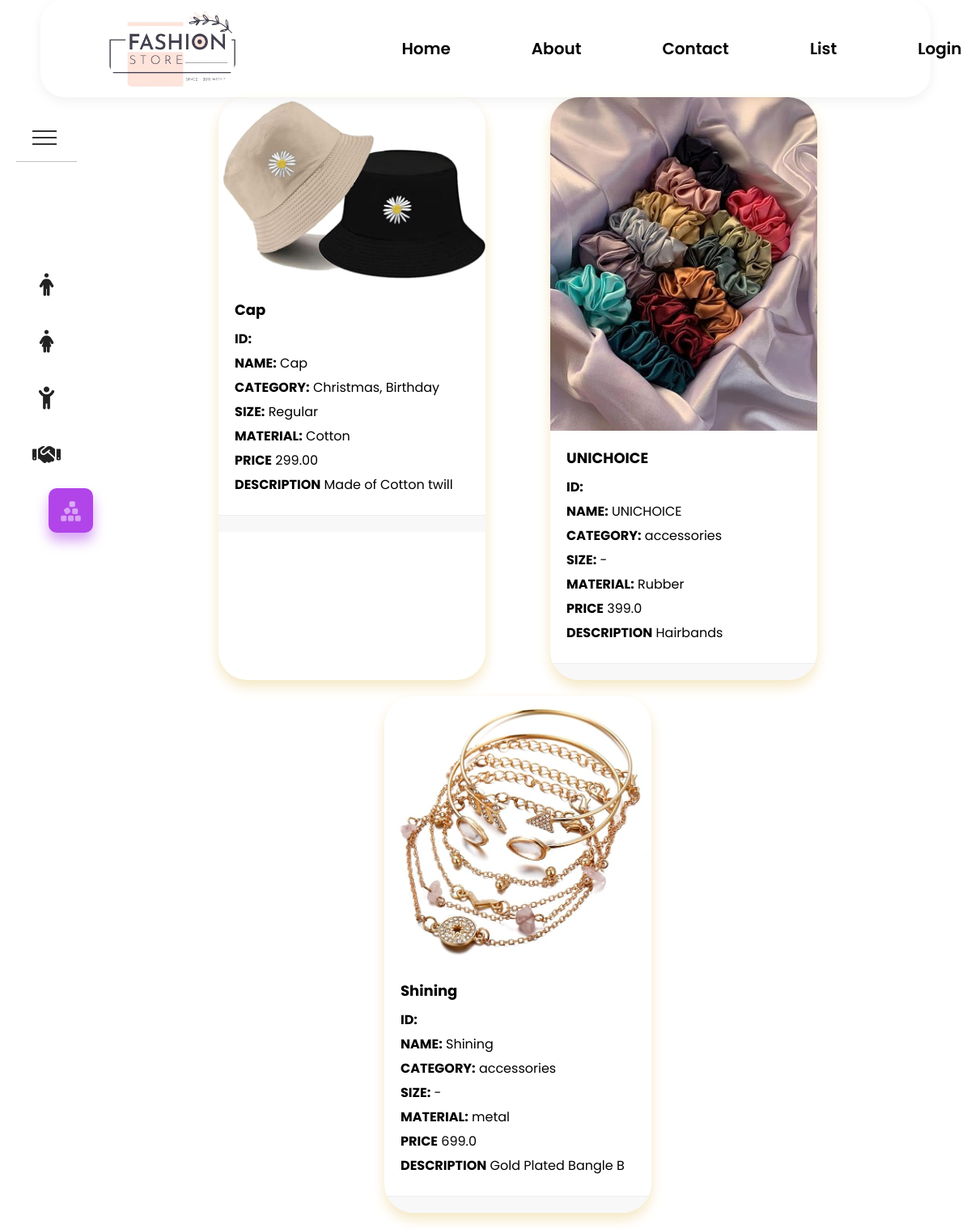
/womenAccessorieslist/, run on the app's committed database.
### fashionapp/models.py (models this page shows)
class WomenAccessories(models.Model):
    id=models.AutoField(primary_key=True)
    name=models.CharField(max_length=30)
    category=models.CharField(max_length=20)
    size=models.CharField(max_length=10)
    material=models.CharField(max_length=15)
    price=models.CharField(max_length=10)
    description=models.CharField(max_length=20)
    Women_Accessoriesimage=models.ImageField(null=True,blank=True,upload_to="image/")

### fashionapp/views.py (the view)
# urls.py: path('womenAccessorieslist/', views.WomenAccessoriesListView.as_view(),name='womenAccessorieslist'),
class WomenAccessoriesListView(ListView):
    model=WomenAccessories
    context_object_name='accessories'
    template_name='fashionapp/WomenAccessories_list.html'

### templates/fashionapp/WomenAccessories_list.html (shortened to what this page needs)
<!DOCTYPE html>
<html lang="en">
  {% load static %}
<head>
    <link rel="stylesheet" href="https://cdnjs.cloudflare.com/ajax/libs/font-awesome/6.5.2/css/all.min.css"
 />
    <link rel="stylesheet" href="https://cdnjs.cloudflare.com/ajax/libs/font-awesome/6.5.2/css/all.min.css"
 />
    <link href="{% static 'css/style.css' %}" rel="stylesheet">
  <link rel="stylesheet" href="https://cdnjs.cloudflare.com/ajax/libs/font-awesome/6.5.2/css/all.min.css"
 />
</head>
<body>
  {% include 'fashionapp/headernew.html'%}
    <div class="container">
        <div class="navigation" style="height: 450px; margin-top: 120px;">
          <div class="menu-toggle"></div>
          <ul class="list">
            <li class="list-item" style="--color:#f44336"><a href="/clothelist/">
              <span class="icon">
                <i class="fa-solid fa-person"></i>
              </span>
              </a></li>
            <li class="list-item" style="--color:#ffa117"><a href="/clothelistwomen/">
              <span class="icon">
                <i class="fa-solid fa-person-dress"></i>
              </span>
              </a></li>
            <li class="list-item" style="--color:#0fc70f"><a href="/clothelistchild/">
              <span class="icon">
                <i class="fa-solid fa-child-reaching"></i>
              </span>
              </a></li>
            <li class="list-item" style="--color:#2196f3"><a href="/MenAccessorieslist/">
              <span class="icon">
                <i class="fa-solid fa-handshake"></i>
              </span>
              </a></li>
            <li class="list-item active" style="--color:#b145e9"><a href="/womenAccessorieslist/">
              <span class="icon">
                <i class="fa-solid fa-cubes-stacked"></i>
              </span>
              </a></li>
          </ul>
        </div>
    </div>
    <div class="clothe-container">
    {% for a in accessories %}
    <div class="clothe-card">
        <img class="clothe-image" src="/{{ a.Women_Accessoriesimage }}" alt="{{ a.name }}">
        <div class="clothe-details">
            <h3>{{ a.name }}</h3>
            <p><strong>ID:</strong> {{ a.waid }}</p>
            <p><strong>NAME:</strong> {{ a.name }}</p>
            <p><strong>CATEGORY:</strong> {{ a.category }}</p>
            <p><strong>SIZE:</strong> {{ a.size }}</p>
            <p><strong>MATERIAL:</strong> {{ a.material }}</p>
            <p><strong>PRICE</strong> {{ a.price }}</p>
            <p><strong>DESCRIPTION</strong> {{ a.description }}</p>
        </div>
        <div class="clothe-actions">
        </div>
    </div>
    {% endfor %}
</div>
</body>
</html>

### fashionapp/static/css/style.css (style rules this page uses)
* { margin: 0; padding: 0; box-sizing: border-box; }
body { width: 100%; overflow-x: hidden; }

### templates/fashionapp/WomenAccessories_list.html (style rules this page uses)
* { margin: 0; padding: 0; box-sizing: border-box; font-family: 'Poppins', sans-serif; }
.container { width: 100%; display: flex; justify-content: flex-start; align-items: center; background: #e0e1e7; }
.navigation { position: fixed; inset: 20px 0 20px 20px; width: 75px; min-height: 700px; background: #fff; transition: 0.5s; display: flex; justify-content: center; align-items: center; }
.navigation .menu-toggle { position: absolute; top: 0; left: 0; width: 100%; height: 60px; border-bottom: 1px solid rgba(0, 0, 0, 0.25); cursor: pointer; display: flex; justify-content: flex-start; align-items: center; padding: 0 20px; }
.navigation .menu-toggle::before { content: ''; position: absolute; width: 30px; height: 2px; background: #333; transform: translateY(-8px); transition: 0.5s; }
.navigation .menu-toggle::after { content: ''; position: absolute; width: 30px; height: 2px; background: #333; transform: translateY(8px); transition: 0.5s; box-shadow: 0 -8px 0 #333; }
.navigation ul { display: flex; flex-direction: column; gap: 10px; width: 100%; }
.navigation ul li { list-style: none; position: relative; width: 100%; height: 60px; display: flex; justify-content: flex-start; align-items: center; padding: 0 10px; cursor: pointer; transition: 0.5s; }
.navigation ul li.active { transform: translateX(30px); }
.navigation ul li a { text-decoration: none; position: relative; display: flex; justify-content: flex-start; text-align: center; align-items: center; }
.navigation ul li a .icon { position: relative; display: block; min-width: 55px; height: 55px; line-height: 60px; color: #222; border-radius: 10px; font-size: 1.75em; transition: 0.5s; }
.navigation ul li.active a .icon { color: #fff; background: var(--color); }
.navigation ul li a .icon::before { content: ''; position: absolute; top: 10px; left: 0; width: 100%; height: 100%; border-radius: 10px; background: var(--color); filter: blur(8px); opacity: 0; transition: 0.5s; }
.navigation ul li.active a .icon::before { opacity: 0.5; }
.clothe-container { display: flex; flex-wrap: wrap; justify-content: center; }
.clothe-card { flex: 0 0 calc(28.33% - 10px); display: flex; flex-direction: column; background-color: #ffffff; border-radius: 36px; box-shadow: 0 8px 16px #f5e7c3; margin-bottom: 20px; width: 300px; overflow: hidden; transition: transform 0.2s ease; margin-left: 80px; }
.clothe-image { width: 100%; height: auto; border-top-left-radius: 16px; border-top-right-radius: 16px; }
.clothe-details { padding: 20px; }
.clothe-details h3 { margin: 0 0 10px 0; font-size: 18px; }
.clothe-details p { margin: 0 0 5px 0; }
.clothe-actions { display: flex; justify-content: space-between; align-items: center; padding: 10px 20px; background-color: #f8f8f8; border-top: 1px solid #eee; }

### data on the page
WomenAccessories: Women_Accessoriesimage (picture), name "Cap", category "Christmas, Birthday", size "Regular", material "Cotton", price "299.00", description "Made of Cotton twill"
WomenAccessories: Women_Accessoriesimage (picture), name "UNICHOICE", category "accessories", size "-", material "Rubber", price "399.0", description "Hairbands"
WomenAccessories: Women_Accessoriesimage (picture), name "Shining", category "accessories", size "-", material "metal", price "699.0", description "Gold Plated Bangle B"
